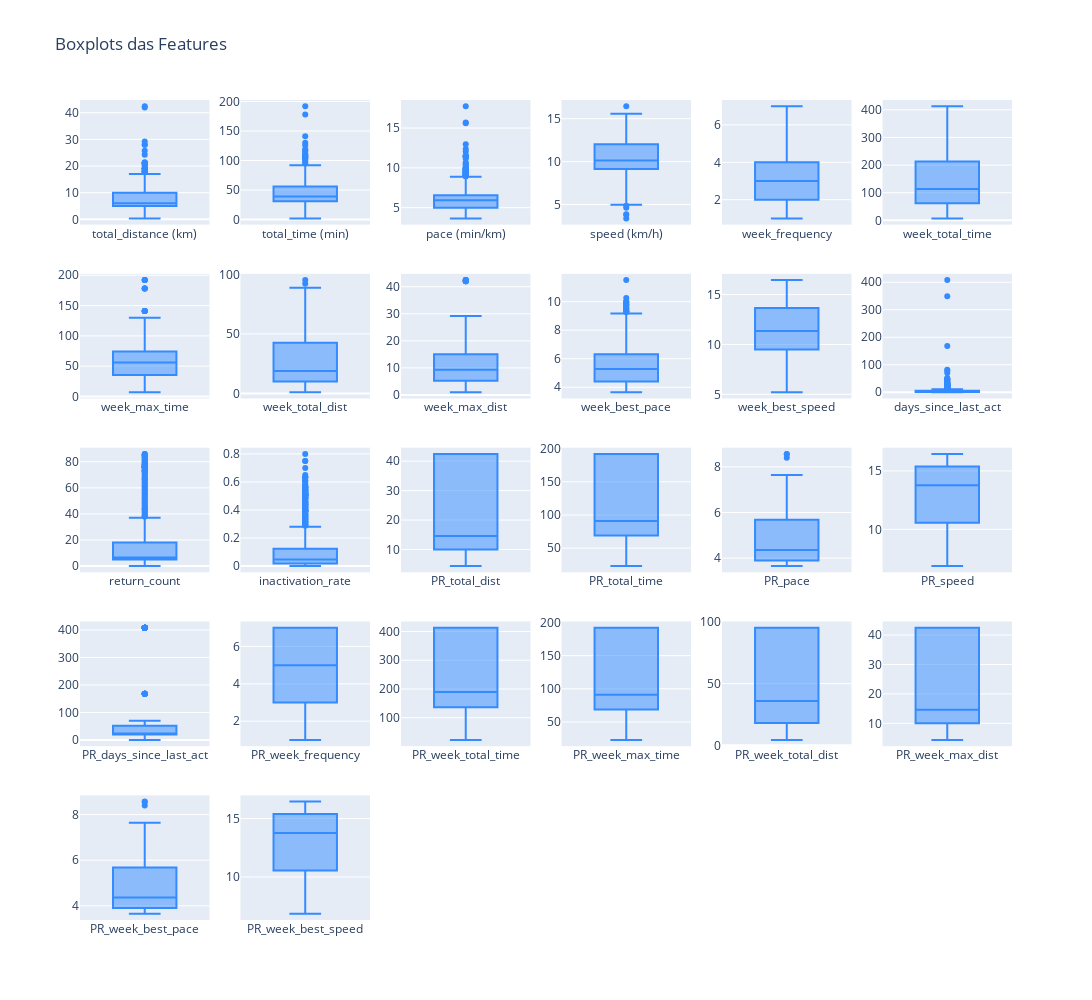

The notebook cell this image was saved under:
### Markdown cell above
#### Análise da descrição estatística das features através de boxplots

### Code cell
# Criando a figura com 6 colunas e 5 linhas
fig = sp.make_subplots(rows=5, cols=6)

# Adicionando o boxplot de cada feature ao subplot correspondente
for i, feature in enumerate(features, start=1):
    row = (i - 1) // 6 + 1
    col = (i - 1) % 6 + 1
    
    # Criando o boxplot para cada feature
    box = go.Box(y=df_athletes_activities_features[feature], name=feature, marker_color= '#338bff')
    
    fig.add_trace(box, row=row, col=col)

# Ajustando o layout
fig.update_layout(height=1000, width=1600, title_text="Boxplots das Features", showlegend=False)

# Mostrando a figura
fig.show()

### Figure 1 — Plotly figure (JSON) as saved in the notebook; plotly's stock layout.template omitted (floating-point values rounded to 4 significant figures; data arrays with more than 128 entries replaced by an {"elided": "..."} marker saying what was removed)
{"data": [{"marker": {"color": "#338bff"}, "name": "total_distance (km)", "type": "box", "xaxis": "x", "y": {"elided": "744 float values"}, "yaxis": "y"}, {"marker": {"color": "#338bff"}, "name": "total_time (min)", "type": "box", "xaxis": "x2", "y": {"elided": "744 int values"}, "yaxis": "y2"}, {"marker": {"color": "#338bff"}, "name": "pace (min/km)", "type": "box", "xaxis": "x3", "y": {"elided": "744 float values"}, "yaxis": "y3"}, {"marker": {"color": "#338bff"}, "name": "speed (km/h)", "type": "box", "xaxis": "x4", "y": {"elided": "744 float values"}, "yaxis": "y4"}, {"marker": {"color": "#338bff"}, "name": "week_frequency", "type": "box", "xaxis": "x5", "y": {"elided": "744 int values"}, "yaxis": "y5"}, {"marker": {"color": "#338bff"}, "name": "week_total_time", "type": "box", "xaxis": "x6", "y": {"elided": "744 int values"}, "yaxis": "y6"}, {"marker": {"color": "#338bff"}, "name": "week_max_time", "type": "box", "xaxis": "x7", "y": {"elided": "744 int values"}, "yaxis": "y7"}, {"marker": {"color": "#338bff"}, "name": "week_total_dist", "type": "box", "xaxis": "x8", "y": {"elided": "744 float values"}, "yaxis": "y8"}, {"marker": {"color": "#338bff"}, "name": "week_max_dist", "type": "box", "xaxis": "x9", "y": {"elided": "744 float values"}, "yaxis": "y9"}, {"marker": {"color": "#338bff"}, "name": "week_best_pace", "type": "box", "xaxis": "x10", "y": {"elided": "744 float values"}, "yaxis": "y10"}, {"marker": {"color": "#338bff"}, "name": "week_best_speed", "type": "box", "xaxis": "x11", "y": {"elided": "744 float values"}, "yaxis": "y11"}, {"marker": {"color": "#338bff"}, "name": "days_since_last_act", "type": "box", "xaxis": "x12", "y": {"elided": "744 int values"}, "yaxis": "y12"}, {"marker": {"color": "#338bff"}, "name": "return_count", "type": "box", "xaxis": "x13", "y": {"elided": "744 int values"}, "yaxis": "y13"}, {"marker": {"color": "#338bff"}, "name": "inactivation_rate", "type": "box", "xaxis": "x14", "y": {"elided": "744 float values"}, "yaxis": "y14"}, {"marker": {"color": "#338bff"}, "name": "PR_total_dist", "type": "box", "xaxis": "x15", "y": {"elided": "744 float values"}, "yaxis": "y15"}, {"marker": {"color": "#338bff"}, "name": "PR_total_time", "type": "box", "xaxis": "x16", "y": {"elided": "744 int values"}, "yaxis": "y16"}, {"marker": {"color": "#338bff"}, "name": "PR_pace", "type": "box", "xaxis": "x17", "y": {"elided": "744 float values"}, "yaxis": "y17"}, {"marker": {"color": "#338bff"}, "name": "PR_speed", "type": "box", "xaxis": "x18", "y": {"elided": "744 float values"}, "yaxis": "y18"}, {"marker": {"color": "#338bff"}, "name": "PR_days_since_last_act", "type": "box", "xaxis": "x19", "y": {"elided": "744 int values"}, "yaxis": "y19"}, {"marker": {"color": "#338bff"}, "name": "PR_week_frequency", "type": "box", "xaxis": "x20", "y": {"elided": "744 int values"}, "yaxis": "y20"}, {"marker": {"color": "#338bff"}, "name": "PR_week_total_time", "type": "box", "xaxis": "x21", "y": {"elided": "744 int values"}, "yaxis": "y21"}, {"marker": {"color": "#338bff"}, "name": "PR_week_max_time", "type": "box", "xaxis": "x22", "y": {"elided": "744 int values"}, "yaxis": "y22"}, {"marker": {"color": "#338bff"}, "name": "PR_week_total_dist", "type": "box", "xaxis": "x23", "y": {"elided": "744 float values"}, "yaxis": "y23"}, {"marker": {"color": "#338bff"}, "name": "PR_week_max_dist", "type": "box", "xaxis": "x24", "y": {"elided": "744 float values"}, "yaxis": "y24"}, {"marker": {"color": "#338bff"}, "name": "PR_week_best_pace", "type": "box", "xaxis": "x25", "y": {"elided": "744 float values"}, "yaxis": "y25"}, {"marker": {"color": "#338bff"}, "name": "PR_week_best_speed", "type": "box", "xaxis": "x26", "y": {"elided": "744 float values"}, "yaxis": "y26"}], "layout": {"height": 1000, "showlegend": false, "title": {"text": "Boxplots das Features"}, "width": 1600, "xaxis": {"anchor": "y", "domain": [0, 0.1389]}, "xaxis10": {"anchor": "y10", "domain": [0.5167, 0.6556]}, "xaxis11": {"anchor": "y11", "domain": [0.6889, 0.8278]}, "xaxis12": {"anchor": "y12", "domain": [0.8611, 1]}, "xaxis13": {"anchor": "y13", "domain": [0, 0.1389]}, "xaxis14": {"anchor": "y14", "domain": [0.1722, 0.3111]}, "xaxis15": {"anchor": "y15", "domain": [0.3444, 0.4833]}, "xaxis16": {"anchor": "y16", "domain": [0.5167, 0.6556]}, "xaxis17": {"anchor": "y17", "domain": [0.6889, 0.8278]}, "xaxis18": {"anchor": "y18", "domain": [0.8611, 1]}, "xaxis19": {"anchor": "y19", "domain": [0, 0.1389]}, "xaxis2": {"anchor": "y2", "domain": [0.1722, 0.3111]}, "xaxis20": {"anchor": "y20", "domain": [0.1722, 0.3111]}, "xaxis21": {"anchor": "y21", "domain": [0.3444, 0.4833]}, "xaxis22": {"anchor": "y22", "domain": [0.5167, 0.6556]}, "xaxis23": {"anchor": "y23", "domain": [0.6889, 0.8278]}, "xaxis24": {"anchor": "y24", "domain": [0.8611, 1]}, "xaxis25": {"anchor": "y25", "domain": [0, 0.1389]}, "xaxis26": {"anchor": "y26", "domain": [0.1722, 0.3111]}, "xaxis27": {"anchor": "y27", "domain": [0.3444, 0.4833]}, "xaxis28": {"anchor": "y28", "domain": [0.5167, 0.6556]}, "xaxis29": {"anchor": "y29", "domain": [0.6889, 0.8278]}, "xaxis3": {"anchor": "y3", "domain": [0.3444, 0.4833]}, "xaxis30": {"anchor": "y30", "domain": [0.8611, 1]}, "xaxis4": {"anchor": "y4", "domain": [0.5167, 0.6556]}, "xaxis5": {"anchor": "y5", "domain": [0.6889, 0.8278]}, "xaxis6": {"anchor": "y6", "domain": [0.8611, 1]}, "xaxis7": {"anchor": "y7", "domain": [0, 0.1389]}, "xaxis8": {"anchor": "y8", "domain": [0.1722, 0.3111]}, "xaxis9": {"anchor": "y9", "domain": [0.3444, 0.4833]}, "yaxis": {"anchor": "x", "domain": [0.848, 1]}, "yaxis10": {"anchor": "x10", "domain": [0.636, 0.788]}, "yaxis11": {"anchor": "x11", "domain": [0.636, 0.788]}, "yaxis12": {"anchor": "x12", "domain": [0.636, 0.788]}, "yaxis13": {"anchor": "x13", "domain": [0.424, 0.576]}, "yaxis14": {"anchor": "x14", "domain": [0.424, 0.576]}, "yaxis15": {"anchor": "x15", "domain": [0.424, 0.576]}, "yaxis16": {"anchor": "x16", "domain": [0.424, 0.576]}, "yaxis17": {"anchor": "x17", "domain": [0.424, 0.576]}, "yaxis18": {"anchor": "x18", "domain": [0.424, 0.576]}, "yaxis19": {"anchor": "x19", "domain": [0.212, 0.364]}, "yaxis2": {"anchor": "x2", "domain": [0.848, 1]}, "yaxis20": {"anchor": "x20", "domain": [0.212, 0.364]}, "yaxis21": {"anchor": "x21", "domain": [0.212, 0.364]}, "yaxis22": {"anchor": "x22", "domain": [0.212, 0.364]}, "yaxis23": {"anchor": "x23", "domain": [0.212, 0.364]}, "yaxis24": {"anchor": "x24", "domain": [0.212, 0.364]}, "yaxis25": {"anchor": "x25", "domain": [0, 0.152]}, "yaxis26": {"anchor": "x26", "domain": [0, 0.152]}, "yaxis27": {"anchor": "x27", "domain": [0, 0.152]}, "yaxis28": {"anchor": "x28", "domain": [0, 0.152]}, "yaxis29": {"anchor": "x29", "domain": [0, 0.152]}, "yaxis3": {"anchor": "x3", "domain": [0.848, 1]}, "yaxis30": {"anchor": "x30", "domain": [0, 0.152]}, "yaxis4": {"anchor": "x4", "domain": [0.848, 1]}, "yaxis5": {"anchor": "x5", "domain": [0.848, 1]}, "yaxis6": {"anchor": "x6", "domain": [0.848, 1]}, "yaxis7": {"anchor": "x7", "domain": [0.636, 0.788]}, "yaxis8": {"anchor": "x8", "domain": [0.636, 0.788]}, "yaxis9": {"anchor": "x9", "domain": [0.636, 0.788]}}}
